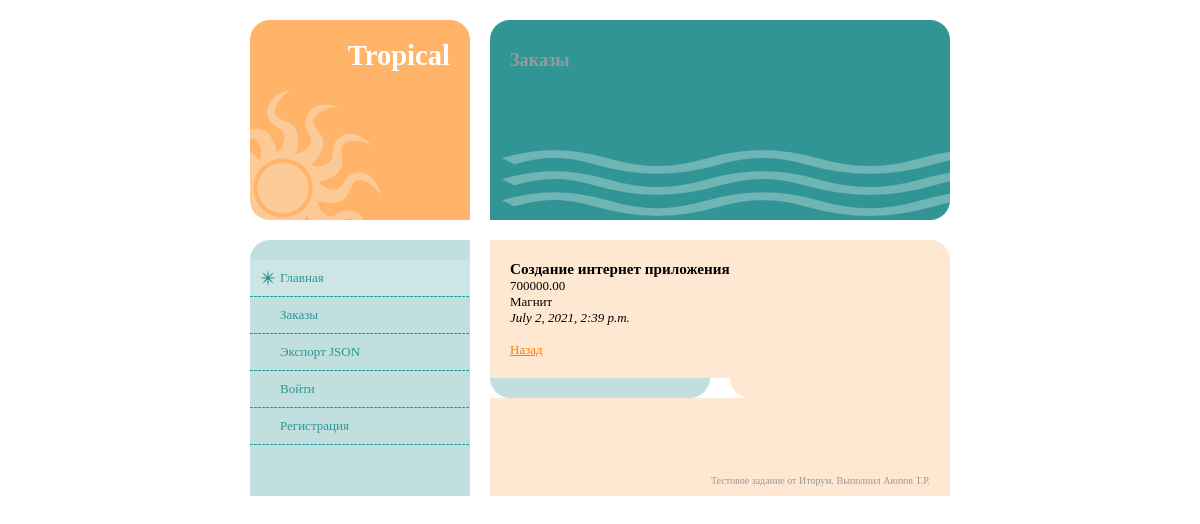
/orders/6/, run on the app's committed database.
### orders/models.py (models this page shows, shortened)
class Order(models.Model):
    title = models.CharField(max_length=50)
    date_created = models.DateTimeField(auto_now_add=True)
    customer = models.ForeignKey(Customer, null=True, on_delete=models.CASCADE)
    price = models.DecimalField(max_digits=10, decimal_places=2)

class Customer(models.Model):
    name = models.CharField(max_length=150, null=True, blank=True)
    def __str__(self):
        return self.name

### orders/views.py (the view)
# urls.py: path('<int:pk>/', OrderDetail.as_view(), name='order_detail'),
class OrderDetail(DetailView):
    model = Order

### orders/templates/orders/order_detail.html (shortened to what this page needs)
{% extends 'test_task/index.html' %}
{% load static %}
{% block content %}
    <h3>{{ object.title }}</h3>
    <p>{{ object.price }}</p>
    <p>{{ object.customer }}</p>
    <i>{{ object.date_created }}</i>
<br>
    <br>
<a href="{% url 'order_list' %}" class="default-btn">Назад</a>
{% endblock content %}

### test_task/static/test_task/default.css (style rules this page uses)
* { margin: 0; padding: 0; }
body { margin: 20px 0; background: #FFFFFF; font: normal small Georgia, "Times New Roman", Times, serif; color: #999999; }
a { color: #3366FF; }
#main a { color: #FF7F00; }

### data on the page
Order: title "Создание интернет приложения", price "700000.00", customer "Магнит", date_created "July 2, 2021, 2:39 p.m."
